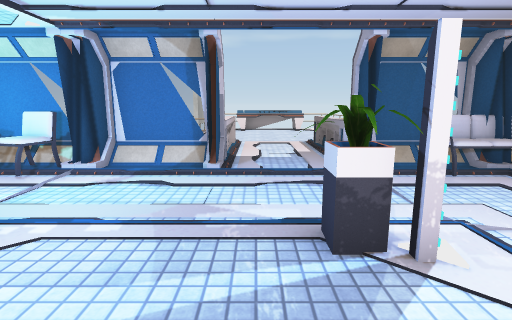
View 1 (above)

14 first-person views from a walk through a 3-D level made in the Unity game engine. The camera is 1.4 m above the floor, tilts 10° down and sees 80° across. Doors are open. The floor is counted in squares, 1 m on a side. Each view is taken from the middle of a square. On the plan, view 1 faces up. The plan holds only what a view shows up to about 14 squares ahead; the rest is blank. The place goes on beyond the plan. The player character is not drawn. Some surface patterns are stand-ins.

View 2
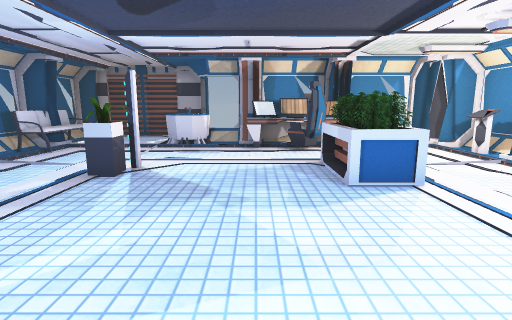

View 3
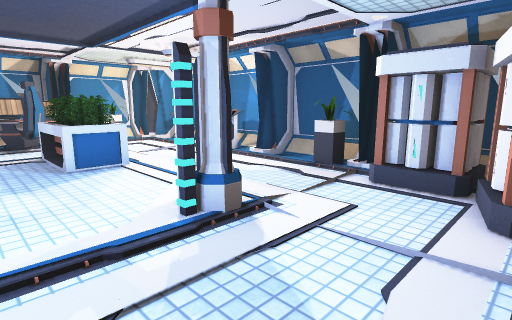

View 4
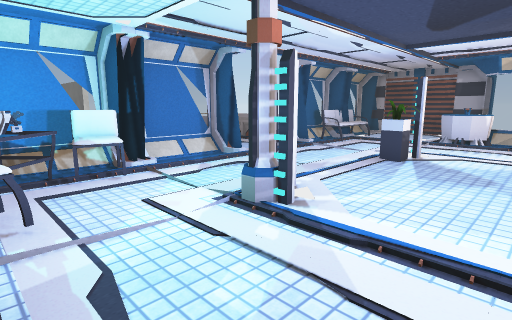

View 5
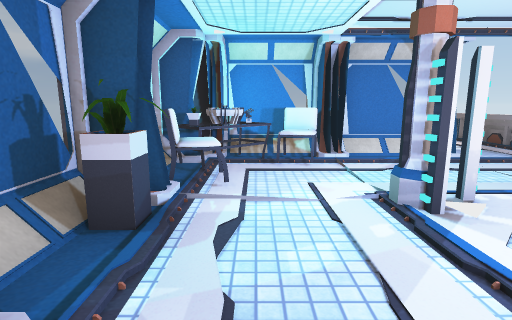

View 6
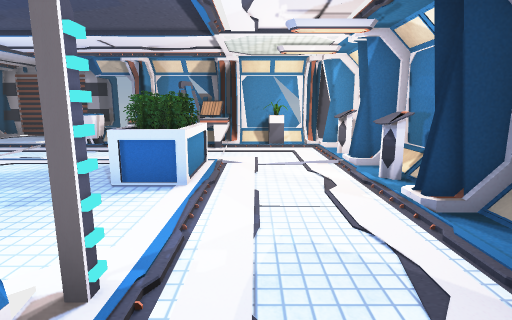

View 7
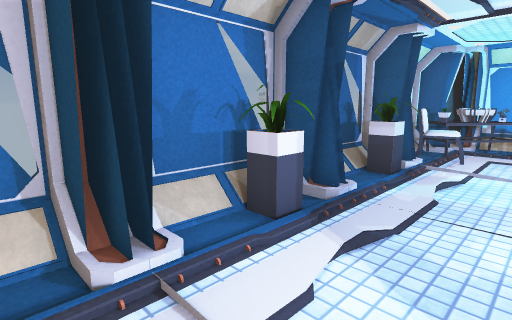

View 8
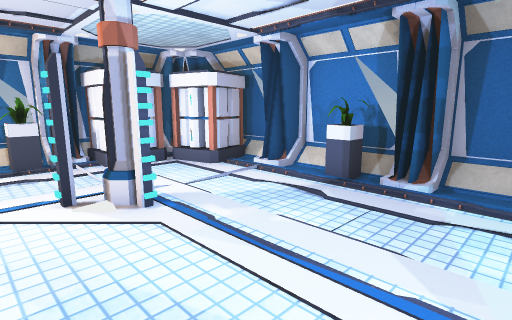

View 9
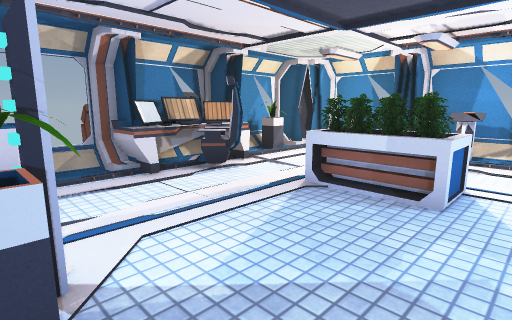

View 10
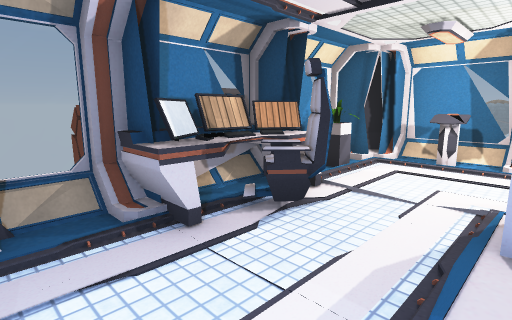

View 11
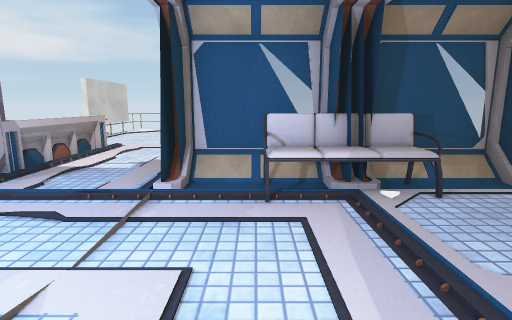

View 12
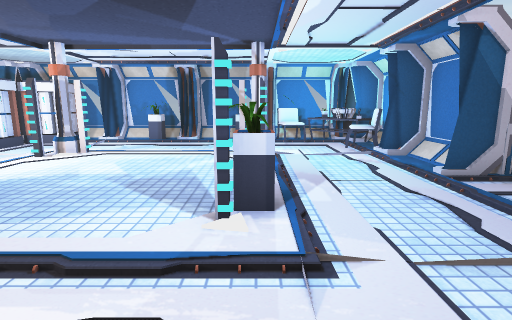

View 13
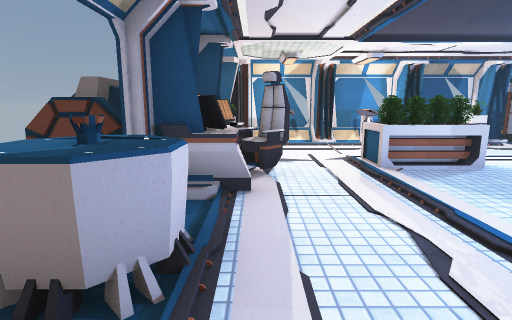

View 14
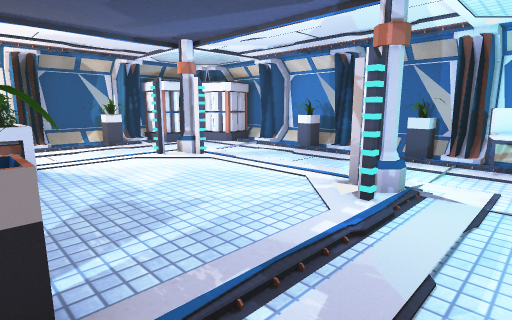

### Floor plan
Key: @ floor where view 1 was taken; # wall or solid block; . floor; / step, stairs or slope; D open door; = window, fence, low wall or low ledge; C chair; S sofa; G generator; N console; L column; B battery; P plant; T table; O other object.
Columns run from 9 left of view 1 to 9 right of it. Each row starts with its distance up from view 1.
 16        ..
 15        ...
 14        .....
 13         ....
 12          ..
 11         =..=#
 10         =..=#
  9         =..=#
  8  ########..######=#
  7 ###TC#..DDDD#SSSS.#
  6 #TOOC.........SS..#
  5 ##C...............#
  4  #C...............#
  3 ###..L#...#....OO.#
  2 #P.............O#=#
  1 #/#.............=
  0 ##/......@....OOGG
 -1 #P............OOGG
 -2 #/...L...OOO.OOOGG
 -3 ##/..L#..OOO..O##G
 -4 #/B.............#
 -5 #BB............P#
 -6   BBB/P./.N..N.##
 -7  ##B/#//#/N##N###
 -8   #############

Positions as (right, up) in squares from view 1, and headings:
1: (0, 0), facing up
2: (-5, 0), facing right
3: (-7, 0), facing down-right
4: (-7, 0), facing up-right
5: (-6, -1), facing up
6: (-5, -4), facing right
7: (-5, -4), facing up-left
8: (-2, 2), facing down-left
9: (-1, 3), facing down-right
10: (2, 2), facing down-right
11: (4, 2), facing up
12: (5, 3), facing left
13: (5, 5), facing down
14: (1, 5), facing down-left
